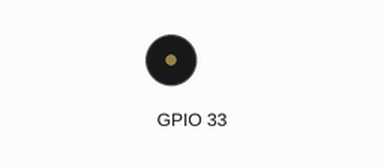
A sketch run on a simulated ESP32. Shown: buzzer (waves = sounding). Random numbers use the default seed unless the sketch sets one.

Above: at 0.1 s.
Timing chart, 0 to 40.0 s (numbered marks = the images above):
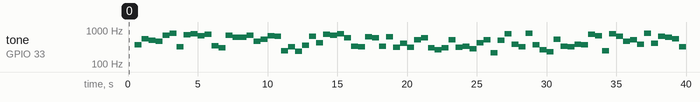

Measured:
- by itself, tone on GPIO 33: plays 366 Hz for 0.50 s, 556 Hz for 0.50 s, 504 Hz for 0.50 s, 460 Hz for 0.50 s, 698 Hz for 0.50 s, 792 Hz for 0.50 s … (79 notes in this stretch)

The sketch:

esp32_buzzer.ino
```cpp
void setup() {
  ledcSetup(0, 2000, 8);
  ledcAttachPin(33, 0);
}

void buzz() {
  static unsigned long buzzTime = millis();
  static int tone;
  if (millis() - 500 >= buzzTime) {
    tone = random(200, 800);
    buzzTime = millis();
    ledcWriteTone(0, tone);
  }
}

void loop() {
  buzz();
}
```
